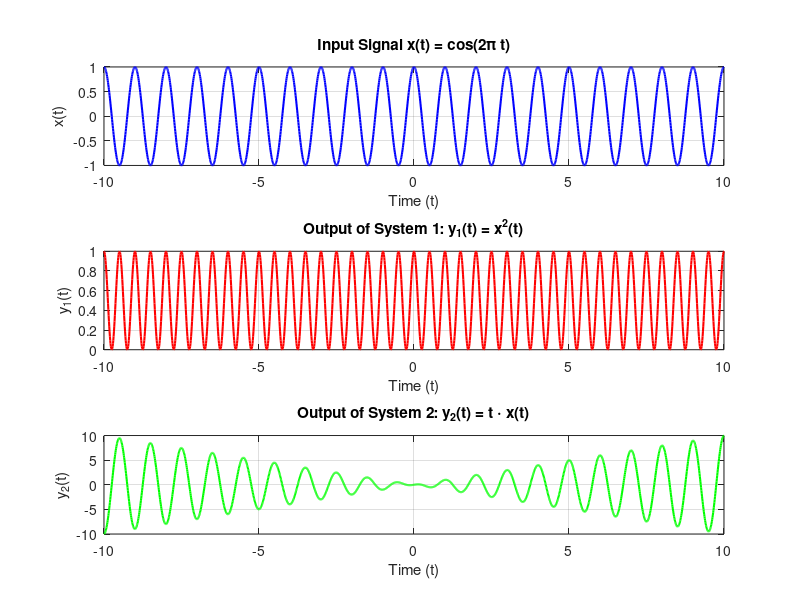

MATLAB code for this plot:
clc; clear; close all;

% Define time range
t = -10:0.01:10;  % Time vector from -10 to 10

% Define input signal x(t)
x = cos(2 * pi * t);  % Bounded input

% System 1: y1(t) = x^2(t)
y1 = x.^2;

% System 2: y2(t) = t * x(t)
y2 = t .* x;

% Plot the input signal x(t)
figure;
subplot(3,1,1);
plot(t, x, 'b', 'LineWidth', 1.5);
grid on;
title('Input Signal x(t) = cos(2\pi t)');
xlabel('Time (t)');
ylabel('x(t)');

% Plot the output of System 1
subplot(3,1,2);
plot(t, y1, 'r', 'LineWidth', 1.5);
grid on;
title('Output of System 1: y_1(t) = x^2(t)');
xlabel('Time (t)');
ylabel('y_1(t)');

% Plot the output of System 2
subplot(3,1,3);
plot(t, y2, 'g', 'LineWidth', 1.5);
grid on;
title('Output of System 2: y_2(t) = t \cdot x(t)');
xlabel('Time (t)');
ylabel('y_2(t)');

% Conclusion: y1(t) remains bounded -> Stable ?
%             y2(t) grows unbounded -> Unstable ?



